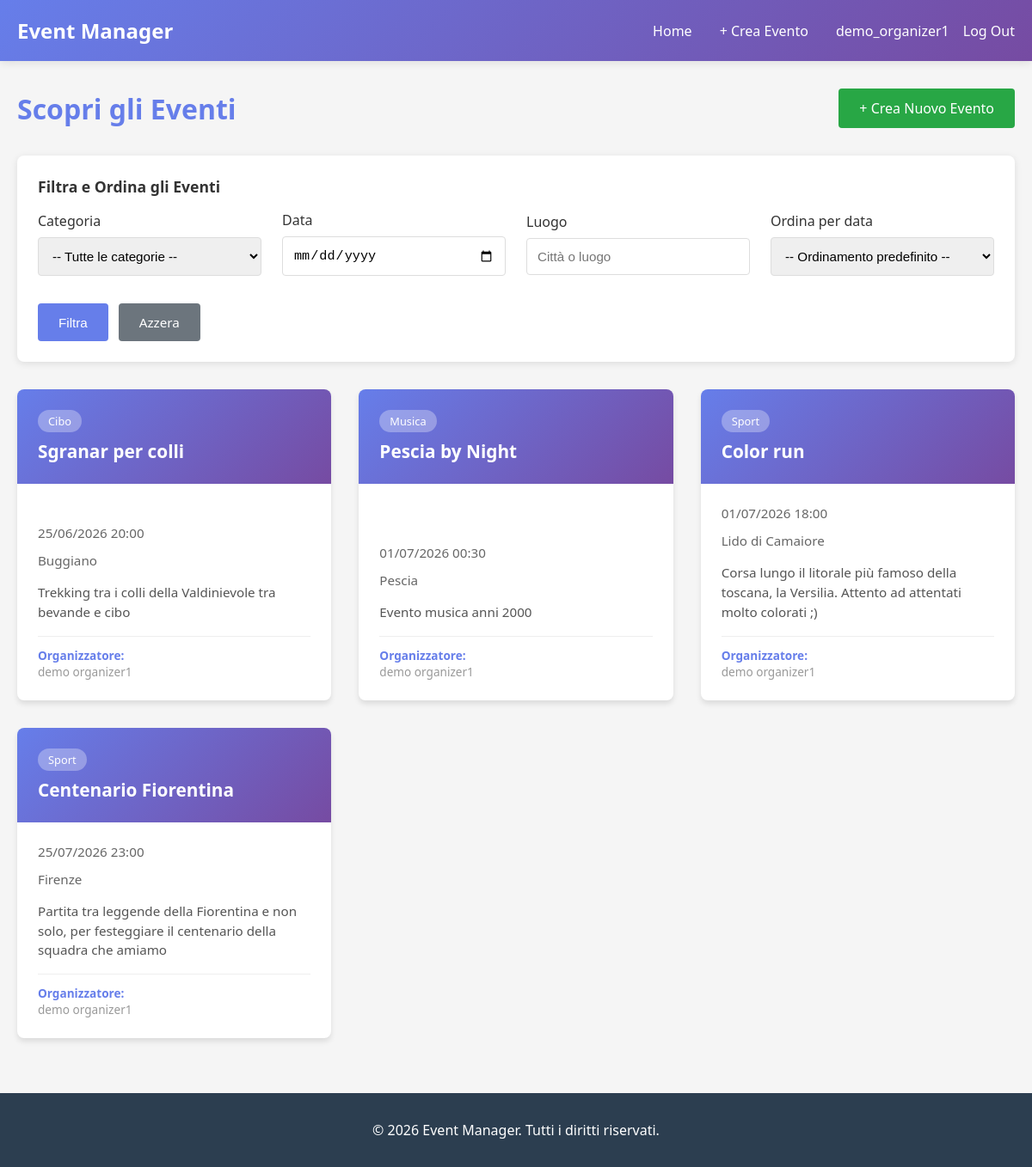
The app's page /events/ (signed in), older data.
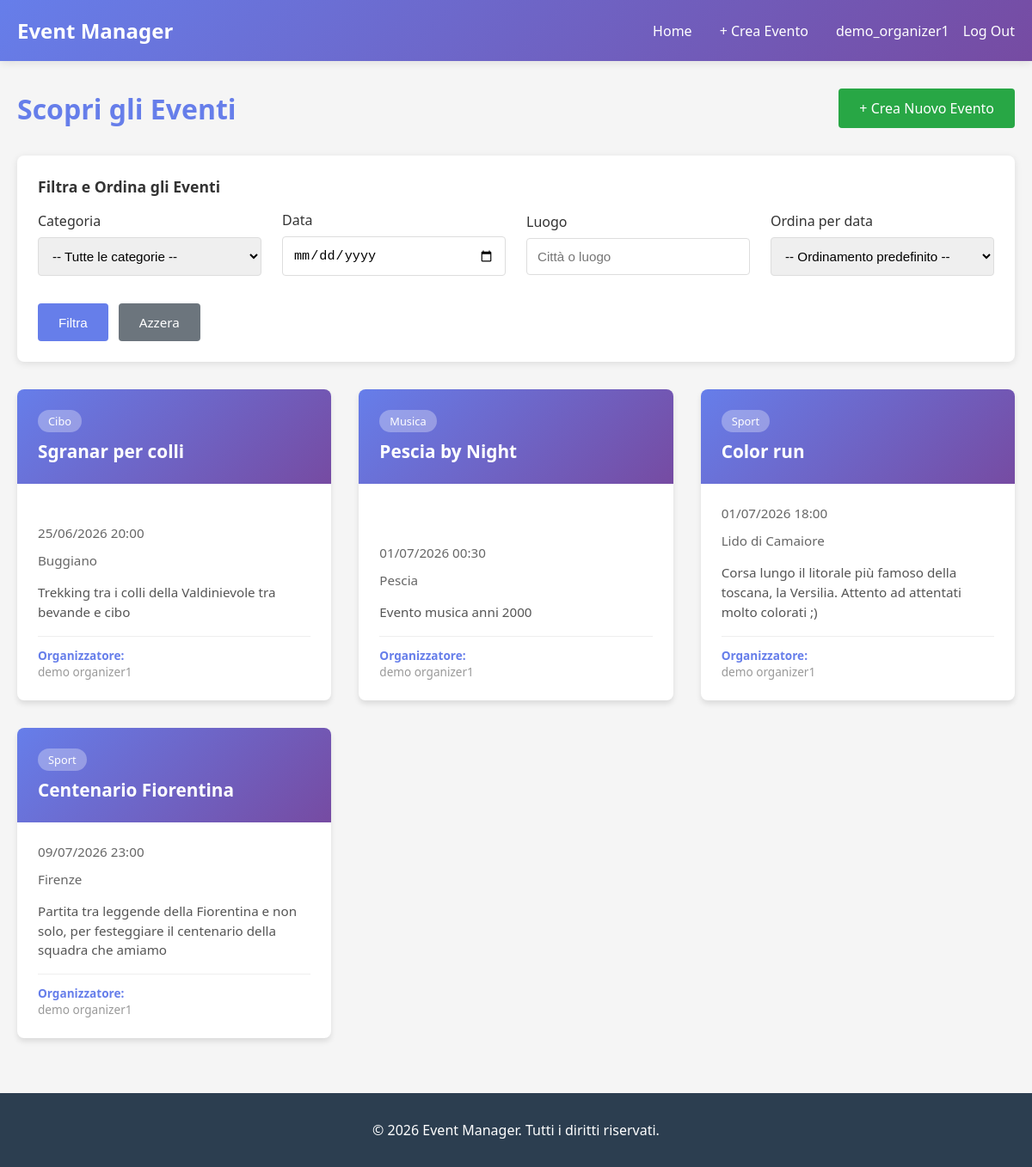
The same page, newer data.
### events/models.py (models this page shows, shortened)
class Event(models.Model):
    title = models.CharField(max_length=200)
    description = models.TextField()
    date = models.DateTimeField()
    location = models.CharField(max_length=200)
    category = models.ForeignKey(
        Category,
        on_delete=models.SET_NULL,
        null=True,
        blank=True,
        related_name='events'
    )
    organizer = models.ForeignKey(
        settings.AUTH_USER_MODEL,
        on_delete=models.CASCADE,
        related_name='organized_events'
    )
    created_at = models.DateTimeField(auto_now_add=True)
    class Meta:
        ordering = ['date']

class Category(models.Model):
    name = models.CharField(max_length=100)
    class Meta:
        verbose_name_plural = "Categories"

### users/models.py (models this page shows, shortened)
class CustomUser(AbstractUser):
    ROLE_CHOICES = (
        ('attendee', 'Attendee'),
        ('organizer', 'Organizer'),
    )
    role = models.CharField(max_length=15, choices=ROLE_CHOICES, blank=False)
    bio = models.TextField(blank=True, null=True)
    email = models.EmailField(blank=False, unique=True)
    first_name = models.CharField(max_length=150, blank=False)
    last_name = models.CharField(max_length=150, blank=False)

### events/views.py (the view, shortened to what this page needs)
# urls.py: path('events/', events_views.event_list, name='event_list'),
@login_required(login_url='login')
def event_list(request):
    events = Event.objects.all()
    categories = Category.objects.all()
    category_id = request.GET.get('category')
    if category_id:
        events = events.filter(category_id=category_id)
        selected_category = get_object_or_404(Category, id=category_id)
    else:
        selected_category = None
    date = request.GET.get('date')
    date_obj = None
    location = request.GET.get('location')
    if location:
        events = events.filter(location__icontains=location)
    order = request.GET.get('order')
    if order == 'desc':
        events = events.order_by('-date')
        order_by = "Eventi più lontani"
    elif order == 'asc':
        events = events.order_by('date')
        order_by = "Eventi immediati"
    else:
        order_by = None
    context = {
        'events': events,
        'categories': categories,
        'selected_category': selected_category,
        'date': date,
        'date_obj': date_obj,
        'location': location,
        'order_by': order_by,
        'active_filters': bool(category_id or date or location or order),
    }
    return render(request, 'event_list.html', context)

### templates/event_list.html (shortened to what this page needs)
{% extends "base.html" %}
{% load static %}
{% block extra_css %}
<link rel="stylesheet" href="{% static 'css/events.css' %}">
{% endblock %}
{% block content %}
<div class="events-header">
    <h1>Scopri gli Eventi</h1>
    {% if user.is_authenticated and user.role == 'organizer' %}
        <a href="{% url 'event_create' %}" class="btn btn-success">+ Crea Nuovo Evento</a>
    {% endif %}
</div>
<div class="filters-section">
    <div class="filters-title">Filtra e Ordina gli Eventi</div>
    <form method="GET" class="filters-form">
        <div class="filter-group">
            <label for="category">Categoria</label>
            <select id="category" name="category">
                <option value="">-- Tutte le categorie --</option>
            </select>
        </div>
        <div class="filter-group">
            <label for="date">Data</label>
            <input type="date" id="date" name="date" value="{{ request.GET.date }}">
        </div>
        <div class="filter-group">
            <label for="location">Luogo</label>
            <input type="text" id="location" name="location" placeholder="Città o luogo" value="{{ request.GET.location }}">
        </div>
        <div class="filter-group">
            <label for="order">Ordina per data</label>
            <select id="order" name="order">
                <option value="">-- Ordinamento predefinito --</option>
            </select>
        </div>
        <div class="filter-actions">
            <button type="submit" class="btn btn-filter">Filtra</button>
            <a href="{% url 'event_list' %}" class="btn btn-clear btn-filter">Azzera</a>
        </div>
    </form>
</div>
{% if events %}
    <div class="events-container">
        {% for event in events %}
            <div class="event-card">
                <a href="{% url 'event_detail' event.id %}">
                    <div class="event-header">
                        {% if event.category %}
                            <span class="event-category">{{ event.category.name }}</span>
                        {% endif %}
                        <h3 class="event-title">{{ event.title }}</h3>
                    </div>
                    <div class="event-body">
                        <div class="event-date">
                            <span>{{ event.date|date:"d/m/Y H:i" }}</span>
                        </div>
                        <div class="event-location">
                            <span>{{ event.location }}</span>
                        </div>
                        <p class="event-description">{{ event.description|truncatewords:30 }}</p>
                        <div class="event-organizer">
                            <strong>Organizzatore:</strong> <a href="{% url 'organizer_events' event.organizer.id %}" class="organizer-link">{{ event.organizer.get_full_name|default:event.organizer.username }}</a>
                        </div>
                    </div>
                </a>
            </div>
        {% endfor %}
    </div>
{% else %}
    <div class="no-events">
        <h3>Nessun evento trovato</h3>
        <p>Prova a modificare i filtri o visita più tardi per nuovi eventi!</p>
    </div>
{% endif %}
{% endblock %}

Row changes from the older to the newer data that the page shows:
changed Event "Centenario Fiorentina": date "25/07/2026 23:00" → "09/07/2026 23:00"
